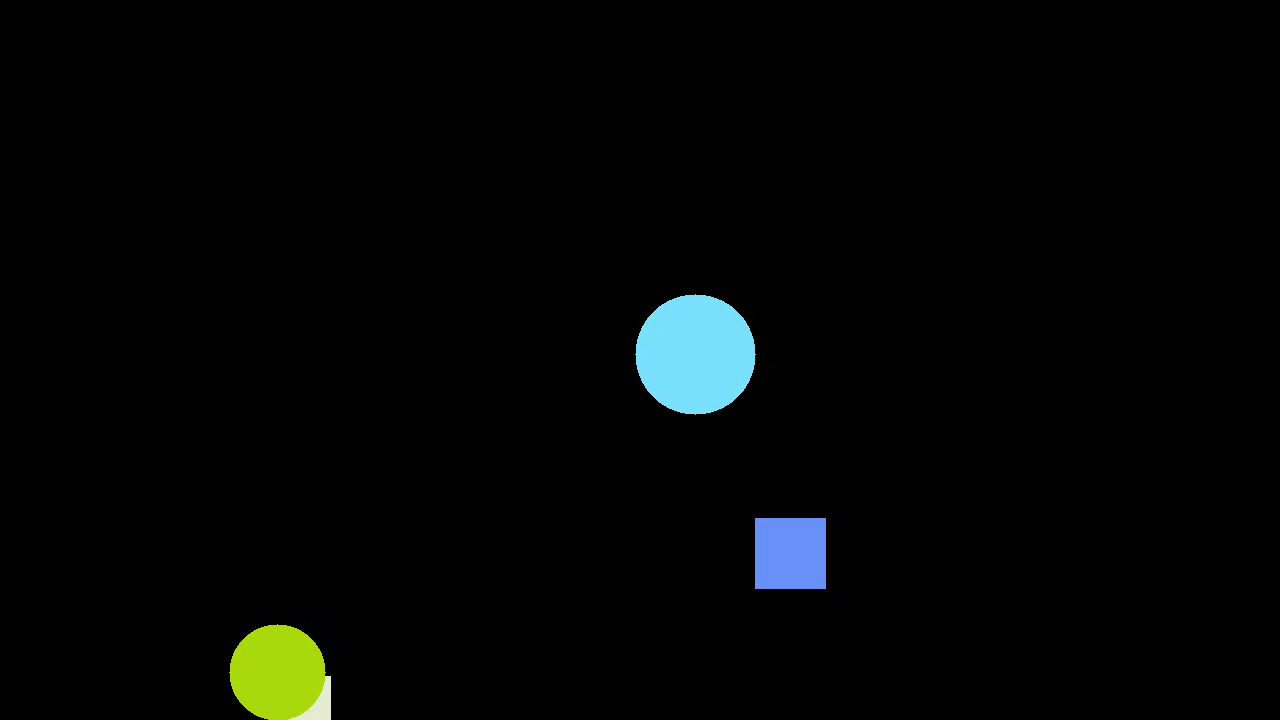
#> input picture frame 100 of luxonis_task_video.mp4, 1280 x 720 px
$ python object_detection_and_tracking.py
#> lines starting #> are read from the running program, lines starting #| are printed output that depends on the picture; after the words box and inside, x2 and y2 are one past the last pixel; in counts of white or black regions, pixels touching at a corner belong together
import cv2
import numpy as np

class ShapeDetector:
    # Constructor
    def __init__(self, hough_params, threshold_value, max_value, threshold_type):
#> in detect_shapes_in_video, frame is the input picture: shape (720, 1280, 3); mean B, G, R 4.7, 5.4, 3.6
        self.hough_params = hough_params
        self.threshold_value = threshold_value
        self.max_value = max_value
        self.threshold_type = threshold_type

    def detect_shapes(self, image):
        # Convert image to grayscale
        gray = cv2.cvtColor(image, cv2.COLOR_BGR2GRAY)
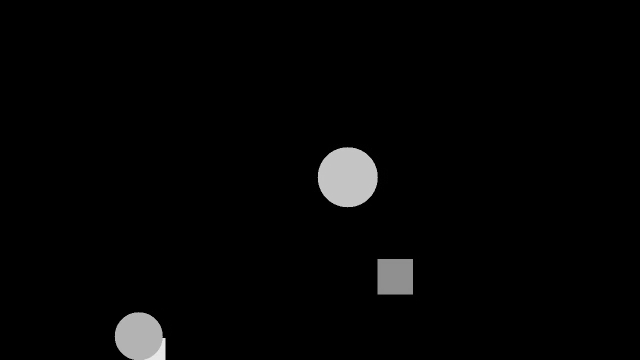
#> gray: shape (720, 1280) (shown at 1/2 size); min 0, max 240, mean 4.8

        # Apply Gaussian blur to reduce noise
        blurred = cv2.GaussianBlur(gray, (5, 5), 0)

        circles = self.detect_circles(blurred)
        squares = self.detect_squares(blurred)

        return circles + squares

    # Method to detect circles
    def detect_circles(self, blurred):
        # Detect circles using HoughCircles
        circles = cv2.HoughCircles(blurred, cv2.HOUGH_GRADIENT, **self.hough_params)
#> circles = [[695.5, 352.5, 60.8], [276.5, 673.5, 48.9]]
        detected_circles = []
        if circles is not None:
            circles = np.round(circles[0, :]).astype("int")
#> circles = [[696, 352, 61], [276, 674, 49]]
            for (x, y, r) in circles:
                detected_circles.append((x - r, y - r, 2 * r, 2 * r, "Circle", (x, y)))
#> this loop made 2 passes
#> after the loop, detected_circles = [(635, 291, 122, 122, 'Circle', (696, 352)), (227, 625, 98, 98, 'Circle', (276, 674))]
#> in detect_shapes, `circles = self.detect_circles(blurred)`: circles has the same summary as detected_circles in detect_circles
        return detected_circles

    # Method to detect squares
    def detect_squares(self, blurred):
        _, thresh = cv2.threshold(blurred, self.threshold_value, self.max_value, self.threshold_type)
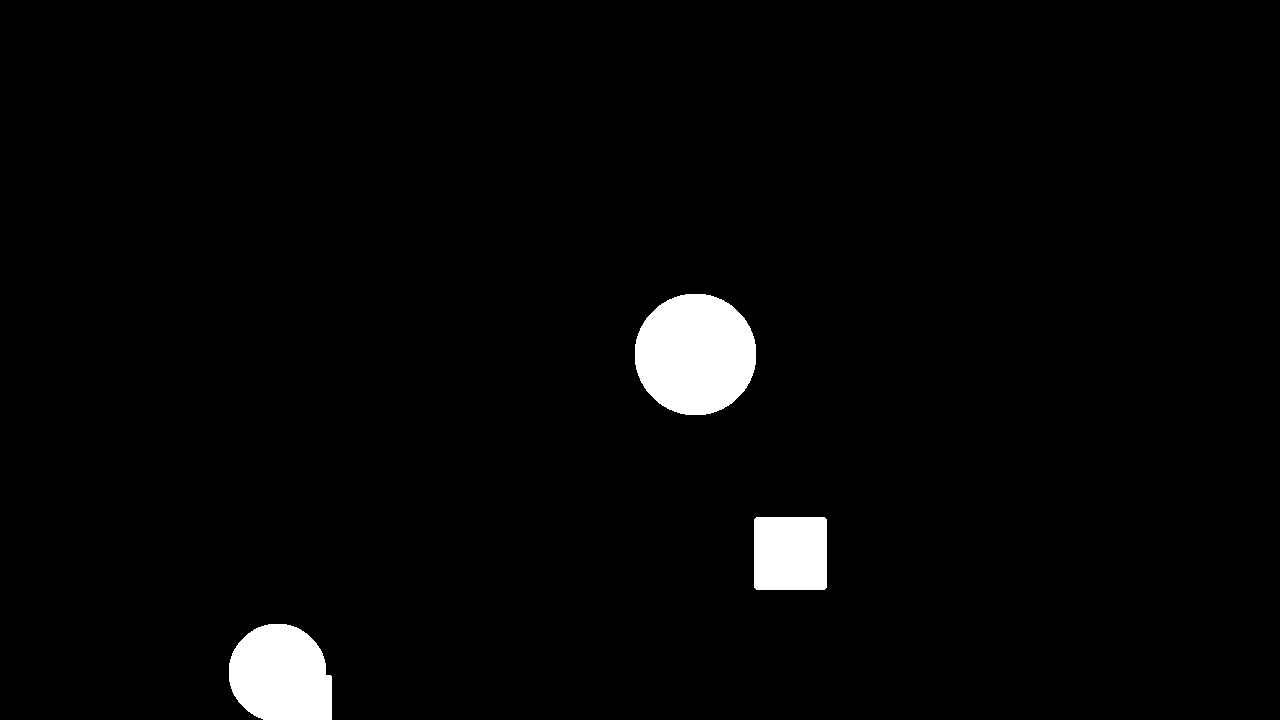
#> thresh: shape (720, 1280); 2.7% white; 3 white regions
        contours, _ = cv2.findContours(thresh, cv2.RETR_EXTERNAL, cv2.CHAIN_APPROX_SIMPLE)
#> contours = 3 contours; box (x1, y1, x2, y2) and area: (635, 294, 756, 415) 11454, (229, 624, 332, 720) 8020, (754, 517, 827, 590) 5176

        detected_squares = []
        for contour in contours:
            perimeter = cv2.arcLength(contour, True)
            approx = cv2.approxPolyDP(contour, 0.04 * perimeter, True)

            if len(approx) == 4:
                x, y, w, h = cv2.boundingRect(approx)
                detected_squares.append((x, y, w, h, "Square", (x + w // 2, y + h // 2)))
#> this loop made 3 passes
#> (perimeter, approx, x, y, w, h) on pass 2: (283.3, [[756, 517], [754, 587], [824, 589], [826, 519]], 754, 517, 73, 73)
#> after the loop, detected_squares = [(754, 517, 73, 73, 'Square', (790, 553))]
        return detected_squares


class Tracker:
    # Constructor
    def __init__(self, video_path, hough_params, threshold_value, max_value, threshold_type):
        self.video_path = video_path
        self.shape_detector = ShapeDetector(hough_params, threshold_value, max_value, threshold_type)

    def detect_shapes_in_video(self):
        cap = cv2.VideoCapture(self.video_path)
        frame_count = 0
        path = []

        while True:
            ret, frame = cap.read()
            if not ret:
                break

            frame_count += 1

            # Detect shapes in the frame
            shapes = self.shape_detector.detect_shapes(frame)
#> shapes = [(635, 291, 122, 122, 'Circle', (696, 352)), (227, 625, 98, 98, 'Circle', (276, 674)), (754, 517, 73, 73, 'Square', (790, 553))]

            # Print coordinates of detected shapes in each frame
            print(f"Frame {frame_count}:")
            for shape in shapes:
                print(shape)
                # Append the coordinates of the detected shape to the path
                path.append(shape[-1])
#> this loop made 3 passes
#> shape on passes 1 to 3: (635, 291, 122, 122, 'Circle', (696, 352)), (227, 625, 98, 98, 'Circle', (276, 674)), (754, 517, 73, 73, 'Square', (790, 553))
#> (printed output is left out)
#> after the loop, path = [(696, 352), (276, 674), (790, 553)]

            # Display frame with bounding boxes around detected shapes
            for shape in shapes:
                x, y, w, h, shape_type, _ = shape
                cv2.rectangle(frame, (x, y), (x + w, y + h), (0, 255, 0), 2)
                cv2.putText(frame, shape_type, (x, y - 10), cv2.FONT_HERSHEY_SIMPLEX, 0.5, (0, 255, 0), 2)
#> this loop made 3 passes
#> (shape, x, y, w, h, shape_type) on passes 1 to 3: ((635, 291, 122, 122, 'Circle', (696, 352)), 635, 291, 122, 122, 'Circle'), ((227, 625, 98, 98, 'Circle', (276, 674)), 227, 625, 98, 98, 'Circle'), ((754, 517, 73, 73, 'Square', (790, 553)), 754, 517, 73, 73, 'Square')
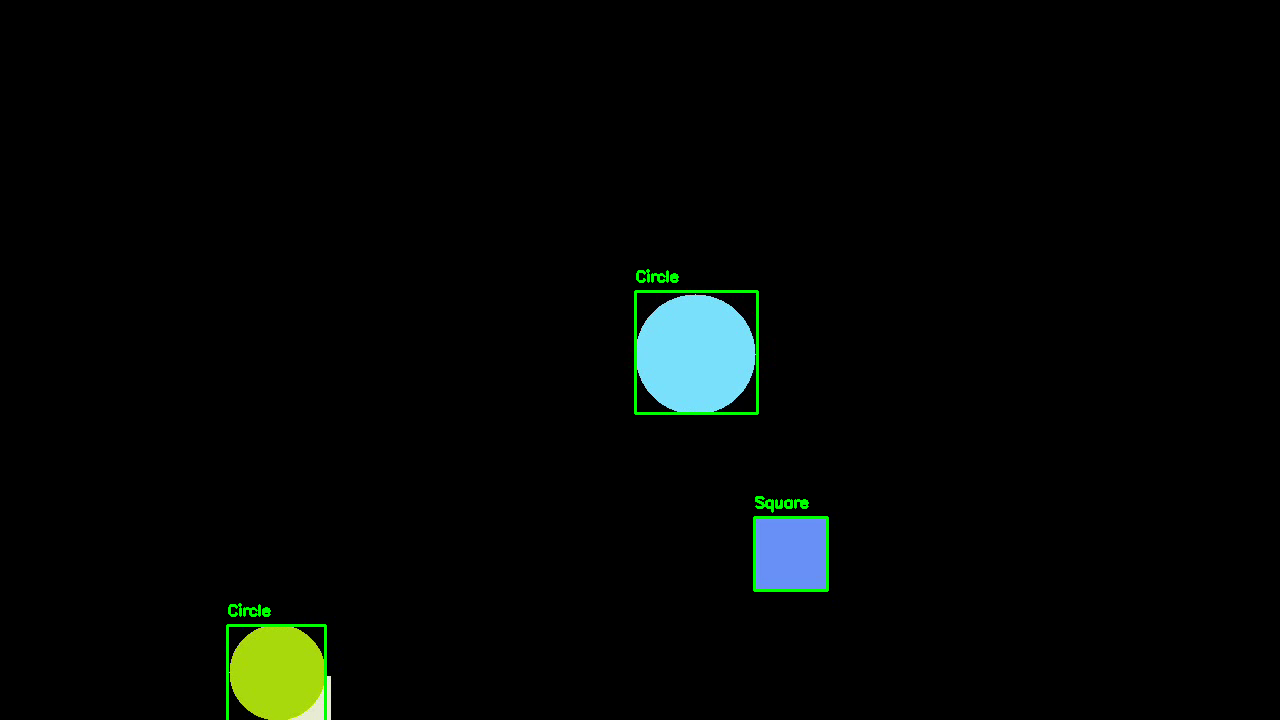
#> frame: shape (720, 1280, 3); 0.46% of pixels changed, all inside (x1, y1, x2, y2) = (226, 269, 829, 720)

            # Visualize the tracking path
            for i in range(1, len(path)):
                cv2.circle(frame, path[i], 2, (0, 0, 255), -1)
#> this loop made 2 passes
#> frame: shape (720, 1280, 3); under 0.01% of pixels changed, all inside (x1, y1, x2, y2) = (274, 551, 793, 677)

            cv2.imshow('Object Detection and Tracking (press q to exit)', frame)

            # Stop if pressed 'q'
            if cv2.waitKey(25) & 0xFF == ord('q'):
#> (key q is pressed here)
                break

        # Release video capture and close all windows
        cap.release()
        cv2.destroyAllWindows()


# Main method
if __name__ == "__main__":
    hough_params = {
        'dp': 1,
        'minDist': 20,
        'param1': 50,
        'param2': 30,
        'minRadius': 10,
        'maxRadius': 100
    }
    threshold_value = 40
    max_value = 255
    threshold_type = cv2.THRESH_BINARY
    video_detector = Tracker("./luxonis_task_video.mp4", hough_params, threshold_value, max_value, threshold_type)
    video_detector.detect_shapes_in_video()

$ run again, starting later in the video
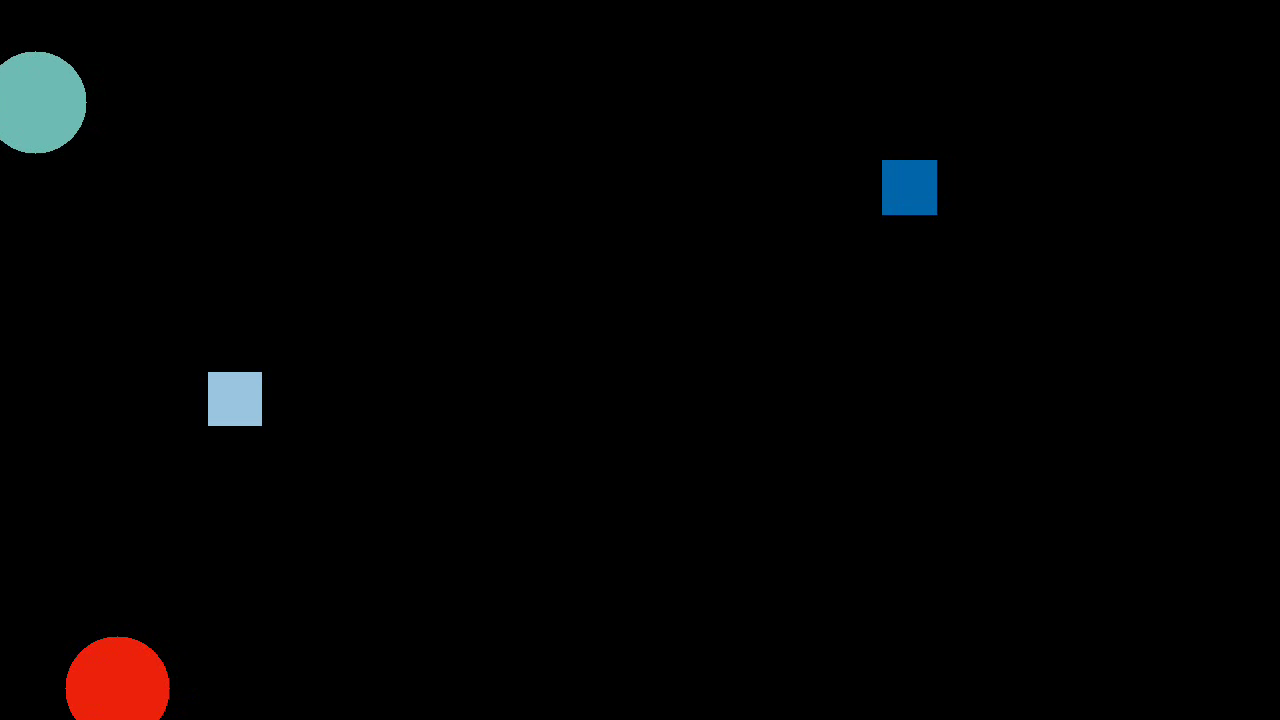
#> input picture frame 450 of luxonis_task_video.mp4, 1280 x 720 px
#> in detect_shapes_in_video, frame is the input picture: shape (720, 1280, 3); mean B, G, R 2.8, 2.7, 3.2
#> in detect_circles, `circles = cv2.HoughCircles(blurred, cv2.HOUGH_GRADIENT, **self.hough_p..`: circles = [[117.5, 689.5, 52.8], [35.5, 100.5, 49.4]]
#> in detect_circles, `circles = np.round(circles[0, :]).astype("int")`: circles = [[118, 690, 53], [36, 100, 49]]
#> the loop in detect_circles, `for (x, y, r) in circles:` made 2 passes
#> after the loop in detect_circles, `for (x, y, r) in circles:`: detected_circles = [(65, 637, 106, 106, 'Circle', (118, 690)), (-13, 51, 98, 98, 'Circle', (36, 100))]
#> in detect_shapes, `circles = self.detect_circles(blurred)`: circles has the same summary as detected_circles in detect_circles
#> in detect_squares, `_, thresh = cv2.threshold(blurred, self.threshold_value, self.max_valu..`:
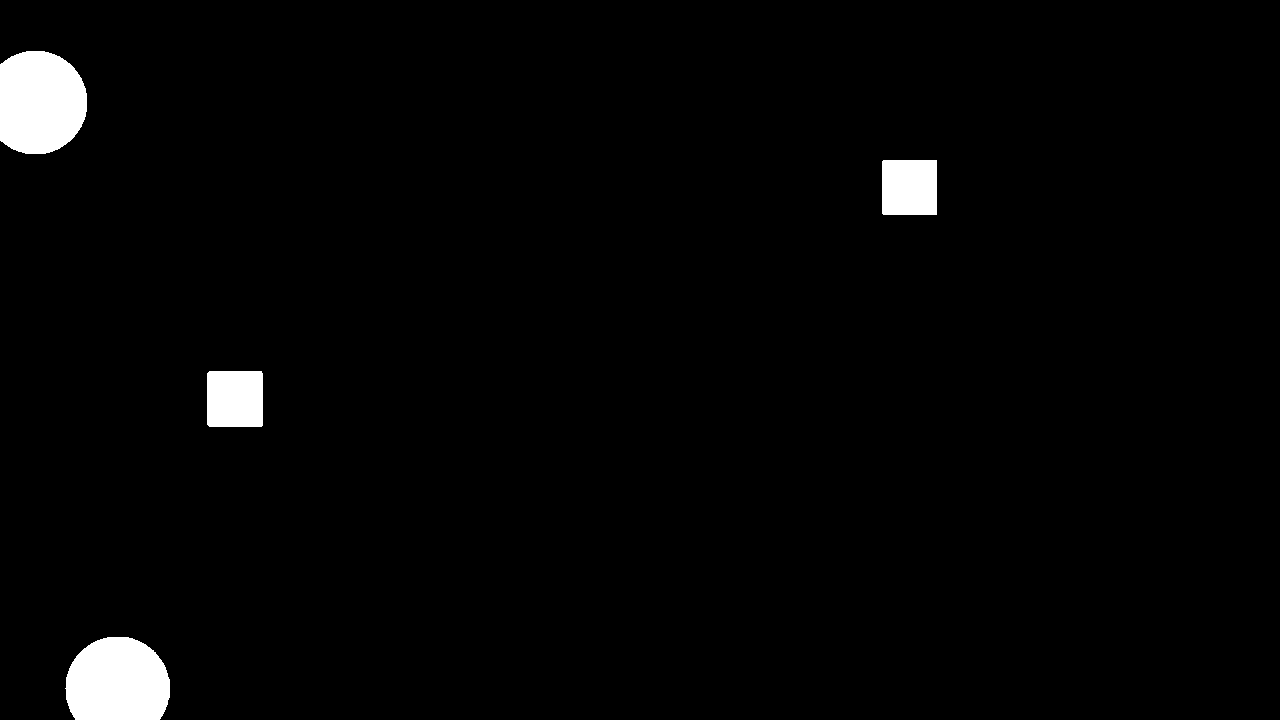
#> thresh: shape (720, 1280); 2.3% white; 4 white regions
#> contours = 4 contours; box (x1, y1, x2, y2) and area: (0, 51, 87, 154) 7442, (65, 637, 170, 720) 7212, (207, 371, 263, 427) 3019, (882, 160, 937, 215) 2915
#> the loop in detect_squares, `for contour in contours:` made 4 passes
#> (perimeter, approx, x, y, w, h) on passes 2 to 3: (216.5, [[209, 371], [207, 424], [261, 426], [261, 371]], 207, 371, 55, 56), (214.8, [[883, 160], [882, 213], [936, 214], [936, 160]], 882, 160, 55, 55)
#> after the loop in detect_squares, `for contour in contours:`: detected_squares = [(207, 371, 55, 56, 'Square', (234, 399)), (882, 160, 55, 55, 'Square', (909, 187))]
#> squares has the same summary as detected_squares in detect_squares
#> shapes = [(65, 637, 106, 106, 'Circle', (118, 690)), (-13, 51, 98, 98, 'Circle', (36, 100)), (207, 371, 55, 56, 'Square', (234, 399)), (882, 160, 55, 55, 'Square', (909, 187))]
#> the loop in detect_shapes_in_video, `for shape in shapes:` made 4 passes
#> shape on passes 1 to 4: (65, 637, 106, 106, 'Circle', (118, 690)), (-13, 51, 98, 98, 'Circle', (36, 100)), (207, 371, 55, 56, 'Square', (234, 399)), (882, 160, 55, 55, 'Square', (909, 187))
#> (printed output is left out)
#> after the loop in detect_shapes_in_video, `for shape in shapes:`: path = [(118, 690), (36, 100), (234, 399), (909, 187)]
#> the loop in detect_shapes_in_video, `for shape in shapes:` made 4 passes
#> (shape, x, y, w, h, shape_type) on passes 1 to 4: ((65, 637, 106, 106, 'Circle', (118, 690)), 65, 637, 106, 106, 'Circle'), ((-13, 51, 98, 98, 'Circle', (36, 100)), -13, 51, 98, 98, 'Circle'), ((207, 371, 55, 56, 'Square', (234, 399)), 207, 371, 55, 56, 'Square'), ((882, 160, 55, 55, 'Square', (909, 187)), 882, 160, 55, 55, 'Square')
#> after the loop in detect_shapes_in_video, `for shape in shapes:`:
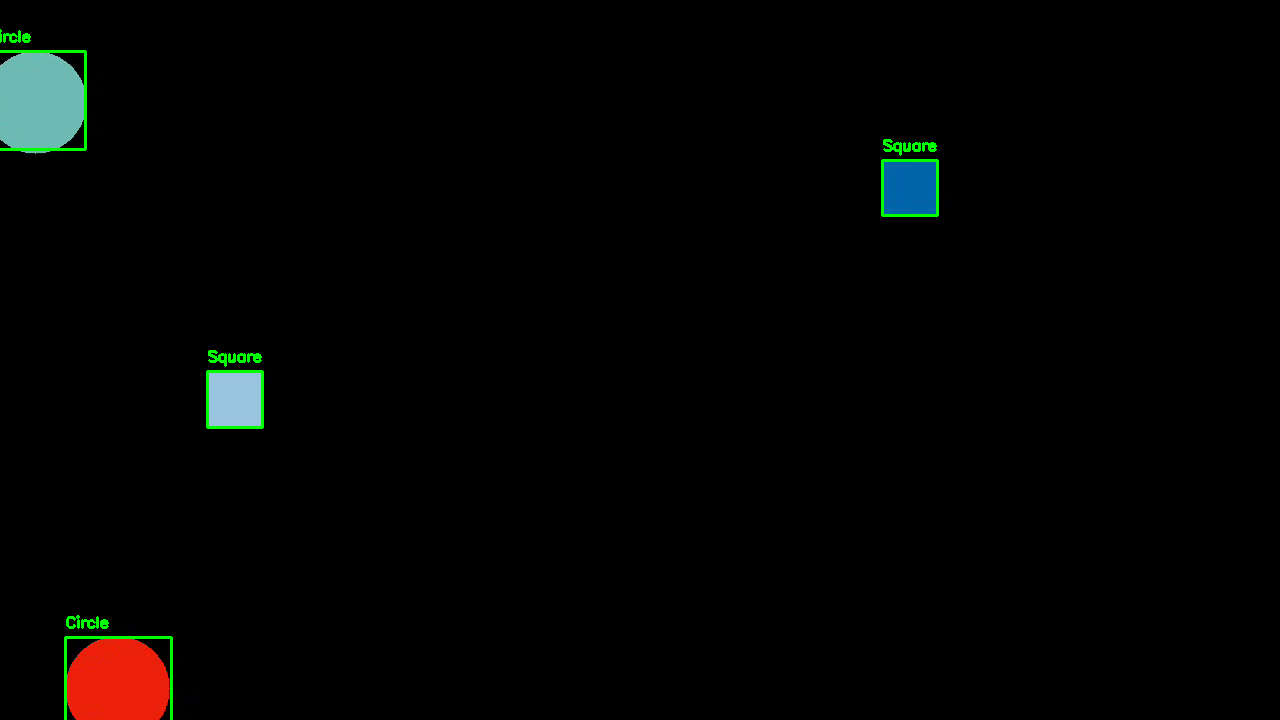
#> frame: shape (720, 1280, 3); 0.46% of pixels changed, all inside (x1, y1, x2, y2) = (0, 29, 939, 720)
#> the loop in detect_shapes_in_video, `for i in range(1, len(path)):` made 3 passes
